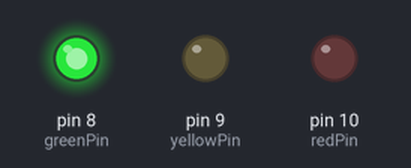
This sketch was run on a simulated Arduino Uno, built with avr-gcc and run on an emulated ATmega328P. Shown: output pins drawn as LEDs (lit = HIGH).

Above: at 2.5 s.
At 6.0 s:
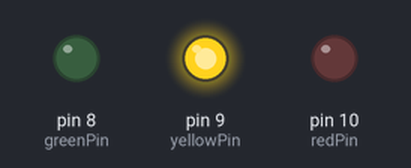
At 9.5 s:
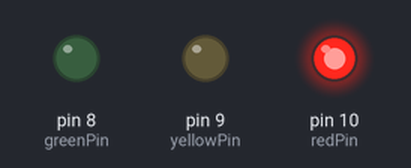
Timing chart, 0 to 15.6 s (numbered marks = the images above):
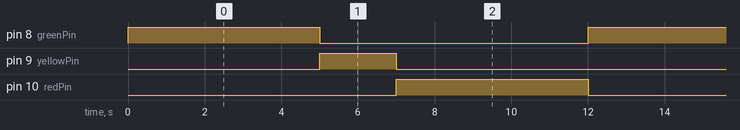

The sketch:

How_To_work_traffic_lights_work_Code2.ino
```cpp
const int redPin = 10;    // Red LED pin
const int yellowPin = 9;  // Yellow LED pin
const int greenPin = 8;   // Green LED pin

void setup() {
  pinMode(redPin, OUTPUT);
  pinMode(yellowPin, OUTPUT);
  pinMode(greenPin, OUTPUT);
}

void loop() {
  // Green light on for 5 seconds
  digitalWrite(greenPin, HIGH);
  delay(5000);
  digitalWrite(greenPin, LOW);

  // Yellow light on for 2 seconds
  digitalWrite(yellowPin, HIGH);
  delay(2000);
  digitalWrite(yellowPin, LOW);

  // Red light on for 5 seconds
  digitalWrite(redPin, HIGH);
  delay(5000);
  digitalWrite(redPin, LOW);
}
```

Measured:
- by itself, pin 8 (greenPin), pin 10 (redPin): alternates HIGH for 5.0 s and LOW for 7.0 s
- by itself, pin 9 (yellowPin): alternates HIGH for 2.0 s and LOW for 10.0 s
- by itself, everything shown: repeats every 12.0 s, in 4 steps
